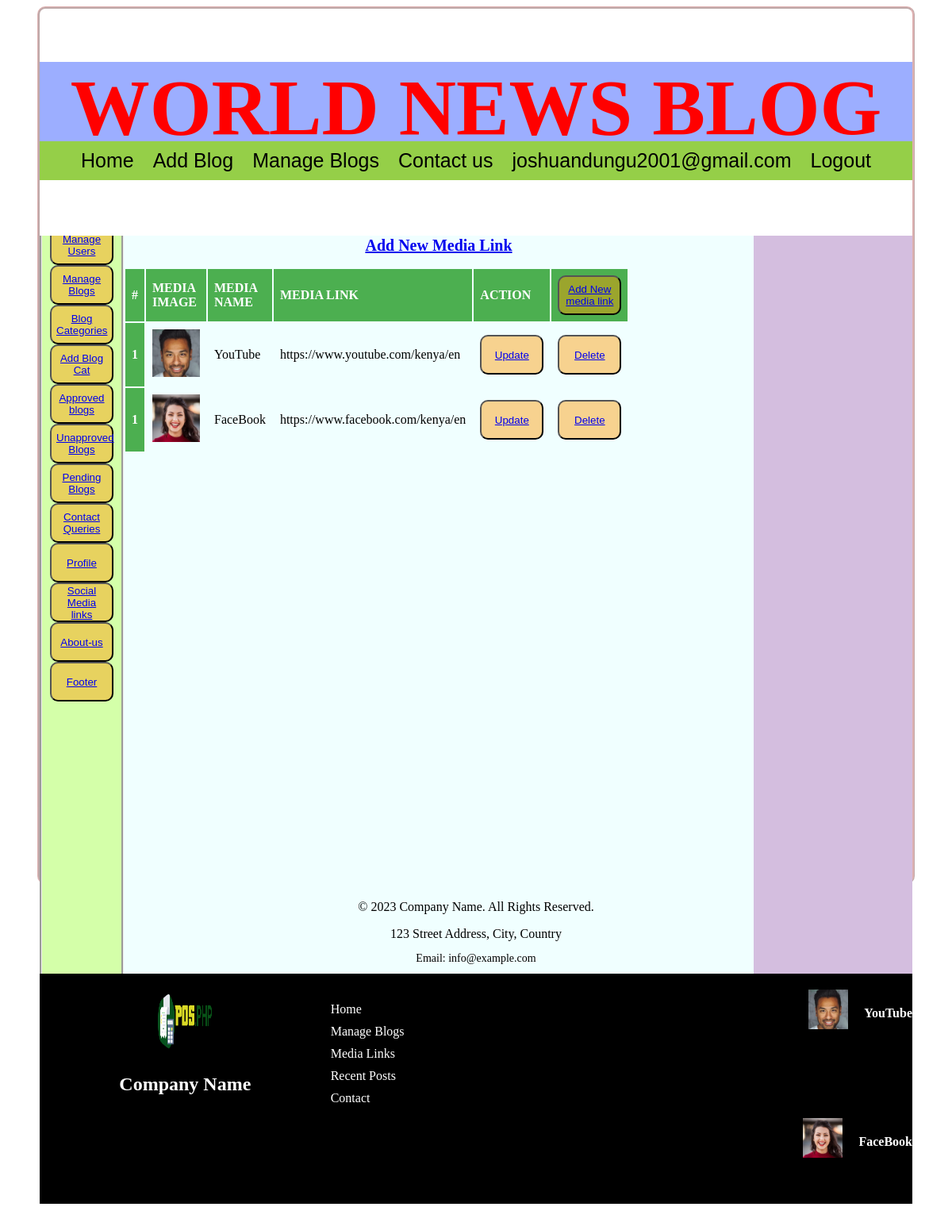
The app's page /admin/media-links.php (signed in) with its own data.
### tables this page shows
CREATE TABLE `media_links` (
  `id` int(11) NOT NULL,
  `media_name` varchar(100) NOT NULL,
  `media_link` varchar(100) NOT NULL,
  `media_image` varchar(100) NOT NULL
);

### admin/media-links.php (the view, shortened to what this page needs)
<?php include ('includes/header.php');?>
    <main>
        <div>
            <br><br><br>
        <?php include ('includes/sidebar.php');?>
        </div>
        <div>
            <?php include ('includes/asidebar.php');?>
        </div>
       <h2 style="color:black; font-weight:bold;font-size:20px;"> <a href="add-media-links.php">Add New Media Link</a></h2>
        <table>
            <thead><tr>
                <th>#</th>
                <th>MEDIA IMAGE</th>
                <th>MEDIA NAME</th>
                <th>MEDIA LINK</th>
                <th>ACTION</th>
                <th><button><a href="add-media-links.php">Add New media link</a></button></th>
            </tr>
            </thead>
         <?php
        include  ('includes/connection.php');
        $sql=mysqli_query($con,"SELECT * FROM media_links");
        $cnt= 1;
        while($row=mysqli_fetch_array($sql)){
        ?><tbody><tr>
            <th scope="row"><?php echo $cnt; ?></th>
            <td><img src="images/<?php echo $row['media_image'];?> " height="60px" weight="60px"></td>
            <td><?php echo $row['media_name'];?></td>
            <td><?php echo $row['media_link'];?></td>
            <td><button><a href="update-media-links.php?updateid=<?php echo $row['id'];?>" onlick="return confirm ('Are you sure you want to update media links');">Update</a></button></td>
            <td><button><a href="media-links.php?delid=<?php echo $row['id'];?>" onlick="return confirm ('Are you sure you want to delete media links');">Delete</a></button></td>
        </tr></tbody>
        <?php $cnt = $cnt++;
    }  ?>
        </table>
    </main>
    <?php include ('includes/footer.php');?>

### admin/includes/footer.php (shortened to what this page needs)
<footer>
        <div class="footer-container">
            <div class="footer-logo">
                <img src="logo.png" alt="Company Logo">
                <h1>Company Name</h1>
            </div>
            <div class="footer-links">
                <ul>
                    <li><a href="index.php">Home</a></li>
                    <li><a href="manage-blogs.php">Manage Blogs</a></li>
                    <li><a href="media-links.php">Media Links</a></li>
                    <li><a href="blog-posts.php">Recent Posts</a></li>
                    <li><a href="contact.php">Contact</a></li>
                </ul>
            </div>
            <?php include ('connection.php');
            $ret=mysqli_query($con," SELECT * FROM media_links");
            while($row=mysqli_fetch_array($ret)){
                ?>
            <div class="footer-social">
                <a href="<?php echo $row['media_link'];?>"><img src="images/<?php echo $row['media_image'];?>" width="50px" height="50px" alt="<?php echo $row['media_name'];?>" target="_blank"><br>
                <h4><?php echo $row['media_name'];?></a>
            </div>
        </div>
        <?php } ?>
        <div class="footer-info">
            <p>&copy; 2023 Company Name. All Rights Reserved.</p>
            <p>123 Street Address, City, Country</p>
            <p>Email: info@example.com</p>
        </div>
</body>
</html>

### admin/style.css (style rules this page uses)
body { height: 1200px; background-image:url(images/background.jpg); background-repeat: no-repeat; background-size: cover; background-position: center; }
main { width: 1100px; height: 1000px; text-align: center; overflow: auto; margin-left: auto; margin-right: auto; background-color: azure; }
footer { background-color: #000000; color: #fff; padding: 20px 0; height: 250px; overflow: scroll; max-width: 1100px; }
.footer-container { max-width: 1100px; margin: 0 auto; display: flex; justify-content: space-between; align-items: flex-start; flex-wrap: wrap; }
.footer-logo { flex: 1; display: flex; flex-direction: column; align-items: center; }
.footer-logo img { width: 80px; height: 80px; border-radius: 50%; margin-bottom: 10px; }
.footer-logo h1 { font-size: 24px; font-weight: bold; }
.footer-links { flex: 1; }
.footer-links ul { list-style: none; padding: 0; }
.footer-links ul li { margin-bottom: 10px; }
.footer-links ul li a { text-decoration: none; color: #fff; transition: color 0.3s ease; }
.footer-social { flex: 1; display: flex; justify-content: flex-end; }
.footer-social a { text-decoration: none; color: #fff; margin-left: 20px; }
.footer-info { flex: 1; text-align: center; margin-top: 20px; }
.footer-info p { margin-bottom: 10px; }
.footer-info p:last-child { font-size: 14px; }
button { background-color: rgba(255, 153, 0, 0.438); border-radius: 10px; height: 50px; width: 80px; box-sizing: border-box; text-align: center; color: white; cursor: pointer; }
table { width: 500px; height: fit-content; float:center; }
th, td { text-align: left; padding: 8px; }
th { background-color: #4CAF50; color: white; }

### records on screen
media_links: media_image (picture), media_name "YouTube", media_link "https://www.youtube.com/kenya/en"
media_links: media_image (picture), media_name "FaceBook", media_link "https://www.facebook.com/kenya/en"

### other values on screen
$_SESSION['admin'] "joshuandungu2001@gmail.com"
